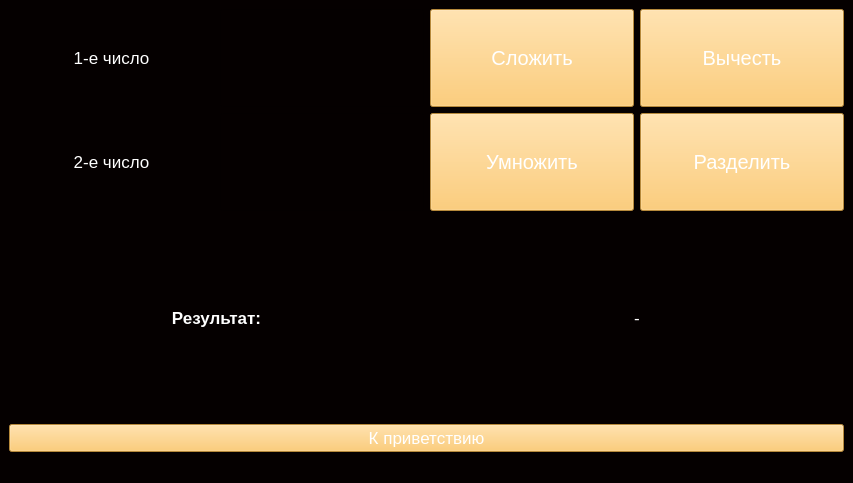
<?xml version="1.0" encoding="UTF-8"?>
<ui version="4.0">
 <class>MainWindow</class>
 <widget class="QMainWindow" name="MainWindow">
  <property name="geometry">
   <rect>
    <x>0</x>
    <y>0</y>
    <width>853</width>
    <height>483</height>
   </rect>
  </property>
  <property name="sizePolicy">
   <sizepolicy hsizetype="Expanding" vsizetype="Expanding">
    <horstretch>0</horstretch>
    <verstretch>0</verstretch>
   </sizepolicy>
  </property>
  <property name="font">
   <font>
    <pointsize>11</pointsize>
   </font>
  </property>
  <property name="windowTitle">
   <string>Lab1</string>
  </property>
  <property name="styleSheet">
   <string notr="true">background-color: #050000;
color: #ffffff</string>
  </property>
  <widget class="QWidget" name="centralwidget">
   <layout class="QGridLayout" name="gridLayout">
    <item row="0" column="0">
     <layout class="QVBoxLayout" name="verticalLayout_5">
      <item>
       <layout class="QHBoxLayout" name="horizontalLayout_3">
        <item>
         <layout class="QHBoxLayout" name="horizontalLayout">
          <item>
           <layout class="QVBoxLayout" name="verticalLayout">
            <item>
             <widget class="QLabel" name="label">
              <property name="sizePolicy">
               <sizepolicy hsizetype="Expanding" vsizetype="Expanding">
                <horstretch>0</horstretch>
                <verstretch>0</verstretch>
               </sizepolicy>
              </property>
              <property name="font">
               <font>
                <pointsize>13</pointsize>
               </font>
              </property>
              <property name="text">
               <string>1-е число</string>
              </property>
              <property name="alignment">
               <set>Qt::AlignCenter</set>
              </property>
             </widget>
            </item>
            <item>
             <widget class="QLabel" name="label_2">
              <property name="sizePolicy">
               <sizepolicy hsizetype="Expanding" vsizetype="Expanding">
                <horstretch>0</horstretch>
                <verstretch>0</verstretch>
               </sizepolicy>
              </property>
              <property name="font">
               <font>
                <pointsize>13</pointsize>
               </font>
              </property>
              <property name="text">
               <string>2-е число</string>
              </property>
              <property name="alignment">
               <set>Qt::AlignCenter</set>
              </property>
             </widget>
            </item>
           </layout>
          </item>
          <item>
           <layout class="QVBoxLayout" name="verticalLayout_2">
            <item>
             <widget class="QLineEdit" name="first_number">
              <property name="sizePolicy">
               <sizepolicy hsizetype="Expanding" vsizetype="Expanding">
                <horstretch>0</horstretch>
                <verstretch>0</verstretch>
               </sizepolicy>
              </property>
              <property name="font">
               <font>
                <pointsize>13</pointsize>
               </font>
              </property>
              <property name="alignment">
               <set>Qt::AlignCenter</set>
              </property>
             </widget>
            </item>
            <item>
             <widget class="QLineEdit" name="second_number">
              <property name="sizePolicy">
               <sizepolicy hsizetype="Expanding" vsizetype="Expanding">
                <horstretch>0</horstretch>
                <verstretch>0</verstretch>
               </sizepolicy>
              </property>
              <property name="font">
               <font>
                <pointsize>13</pointsize>
               </font>
              </property>
              <property name="alignment">
               <set>Qt::AlignCenter</set>
              </property>
             </widget>
            </item>
           </layout>
          </item>
         </layout>
        </item>
        <item>
         <layout class="QHBoxLayout" name="horizontalLayout_2">
          <item>
           <layout class="QVBoxLayout" name="verticalLayout_3">
            <item>
             <widget class="QPushButton" name="addition">
              <property name="sizePolicy">
               <sizepolicy hsizetype="Expanding" vsizetype="Expanding">
                <horstretch>0</horstretch>
                <verstretch>0</verstretch>
               </sizepolicy>
              </property>
              <property name="font">
               <font>
                <pointsize>15</pointsize>
               </font>
              </property>
              <property name="styleSheet">
               <string notr="true">background-color: rgb(255, 192, 83);</string>
              </property>
              <property name="text">
               <string>Сложить</string>
              </property>
             </widget>
            </item>
            <item>
             <widget class="QPushButton" name="multiplication">
              <property name="sizePolicy">
               <sizepolicy hsizetype="Expanding" vsizetype="Expanding">
                <horstretch>0</horstretch>
                <verstretch>0</verstretch>
               </sizepolicy>
              </property>
              <property name="font">
               <font>
                <pointsize>15</pointsize>
               </font>
              </property>
              <property name="styleSheet">
               <string notr="true">background-color: rgb(255, 192, 83);</string>
              </property>
              <property name="text">
               <string>Умножить</string>
              </property>
             </widget>
            </item>
           </layout>
          </item>
          <item>
           <layout class="QVBoxLayout" name="verticalLayout_4">
            <item>
             <widget class="QPushButton" name="subtraction">
              <property name="sizePolicy">
               <sizepolicy hsizetype="Expanding" vsizetype="Expanding">
                <horstretch>0</horstretch>
                <verstretch>0</verstretch>
               </sizepolicy>
              </property>
              <property name="font">
               <font>
                <pointsize>15</pointsize>
               </font>
              </property>
              <property name="styleSheet">
               <string notr="true">background-color: rgb(255, 192, 83);
</string>
              </property>
              <property name="text">
               <string>Вычесть</string>
              </property>
             </widget>
            </item>
            <item>
             <widget class="QPushButton" name="division">
              <property name="sizePolicy">
               <sizepolicy hsizetype="Expanding" vsizetype="Expanding">
                <horstretch>0</horstretch>
                <verstretch>0</verstretch>
               </sizepolicy>
              </property>
              <property name="font">
               <font>
                <pointsize>15</pointsize>
               </font>
              </property>
              <property name="styleSheet">
               <string notr="true">background-color: rgb(255, 192, 83);</string>
              </property>
              <property name="text">
               <string>Разделить</string>
              </property>
             </widget>
            </item>
           </layout>
          </item>
         </layout>
        </item>
       </layout>
      </item>
      <item>
       <layout class="QHBoxLayout" name="horizontalLayout_4">
        <item>
         <widget class="QLabel" name="label_3">
          <property name="sizePolicy">
           <sizepolicy hsizetype="Expanding" vsizetype="Expanding">
            <horstretch>0</horstretch>
            <verstretch>0</verstretch>
           </sizepolicy>
          </property>
          <property name="font">
           <font>
            <pointsize>13</pointsize>
            <bold>true</bold>
           </font>
          </property>
          <property name="text">
           <string>Результат:</string>
          </property>
          <property name="alignment">
           <set>Qt::AlignCenter</set>
          </property>
         </widget>
        </item>
        <item>
         <widget class="QLabel" name="result_label">
          <property name="sizePolicy">
           <sizepolicy hsizetype="Expanding" vsizetype="Expanding">
            <horstretch>0</horstretch>
            <verstretch>0</verstretch>
           </sizepolicy>
          </property>
          <property name="font">
           <font>
            <pointsize>13</pointsize>
           </font>
          </property>
          <property name="text">
           <string>-</string>
          </property>
          <property name="alignment">
           <set>Qt::AlignCenter</set>
          </property>
          <property name="indent">
           <number>-1</number>
          </property>
         </widget>
        </item>
       </layout>
      </item>
     </layout>
    </item>
    <item row="1" column="0">
     <widget class="QPushButton" name="to_form">
      <property name="font">
       <font>
        <pointsize>13</pointsize>
       </font>
      </property>
      <property name="styleSheet">
       <string notr="true">background-color: rgb(255, 192, 83);</string>
      </property>
      <property name="text">
       <string>К приветствию</string>
      </property>
     </widget>
    </item>
   </layout>
  </widget>
  <widget class="QMenuBar" name="menubar">
   <property name="geometry">
    <rect>
     <x>0</x>
     <y>0</y>
     <width>853</width>
     <height>26</height>
    </rect>
   </property>
  </widget>
  <widget class="QStatusBar" name="statusbar"/>
 </widget>
 <resources/>
 <connections/>
</ui>
